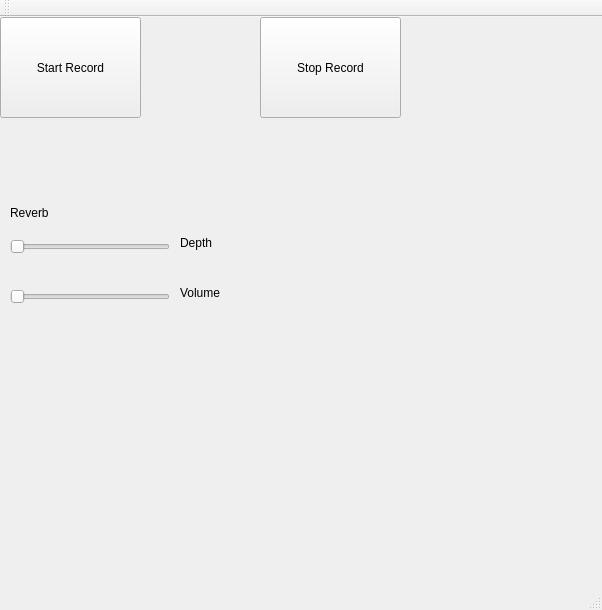
<?xml version="1.0" encoding="UTF-8"?>
<ui version="4.0">
 <class>MainWindow</class>
 <widget class="QMainWindow" name="MainWindow">
  <property name="geometry">
   <rect>
    <x>0</x>
    <y>0</y>
    <width>602</width>
    <height>610</height>
   </rect>
  </property>
  <property name="windowTitle">
   <string>MainWindow</string>
  </property>
  <widget class="QWidget" name="centralWidget">
   <widget class="QPushButton" name="startRecord">
    <property name="geometry">
     <rect>
      <x>0</x>
      <y>0</y>
      <width>141</width>
      <height>101</height>
     </rect>
    </property>
    <property name="text">
     <string>Start Record</string>
    </property>
   </widget>
   <widget class="QPushButton" name="pushButton_2">
    <property name="geometry">
     <rect>
      <x>260</x>
      <y>0</y>
      <width>141</width>
      <height>101</height>
     </rect>
    </property>
    <property name="text">
     <string>Stop Record</string>
    </property>
   </widget>
   <widget class="QLabel" name="label">
    <property name="geometry">
     <rect>
      <x>150</x>
      <y>180</y>
      <width>47</width>
      <height>13</height>
     </rect>
    </property>
    <property name="text">
     <string/>
    </property>
   </widget>
   <widget class="QSlider" name="horizontalSlider">
    <property name="geometry">
     <rect>
      <x>10</x>
      <y>220</y>
      <width>160</width>
      <height>19</height>
     </rect>
    </property>
    <property name="orientation">
     <enum>Qt::Horizontal</enum>
    </property>
   </widget>
   <widget class="QLabel" name="label_2">
    <property name="geometry">
     <rect>
      <x>10</x>
      <y>180</y>
      <width>101</width>
      <height>31</height>
     </rect>
    </property>
    <property name="text">
     <string>Reverb</string>
    </property>
   </widget>
   <widget class="QLabel" name="label_3">
    <property name="geometry">
     <rect>
      <x>180</x>
      <y>210</y>
      <width>101</width>
      <height>31</height>
     </rect>
    </property>
    <property name="text">
     <string>Depth</string>
    </property>
   </widget>
   <widget class="QSlider" name="horizontalSlider_2">
    <property name="geometry">
     <rect>
      <x>10</x>
      <y>270</y>
      <width>160</width>
      <height>19</height>
     </rect>
    </property>
    <property name="orientation">
     <enum>Qt::Horizontal</enum>
    </property>
   </widget>
   <widget class="QLabel" name="label_4">
    <property name="geometry">
     <rect>
      <x>180</x>
      <y>260</y>
      <width>101</width>
      <height>31</height>
     </rect>
    </property>
    <property name="text">
     <string>Volume</string>
    </property>
   </widget>
  </widget>
  <widget class="QMenuBar" name="menuBar">
   <property name="geometry">
    <rect>
     <x>0</x>
     <y>0</y>
     <width>602</width>
     <height>21</height>
    </rect>
   </property>
  </widget>
  <widget class="QToolBar" name="mainToolBar">
   <attribute name="toolBarArea">
    <enum>TopToolBarArea</enum>
   </attribute>
   <attribute name="toolBarBreak">
    <bool>false</bool>
   </attribute>
  </widget>
  <widget class="QStatusBar" name="statusBar"/>
 </widget>
 <layoutdefault spacing="6" margin="11"/>
 <resources/>
 <connections/>
</ui>
